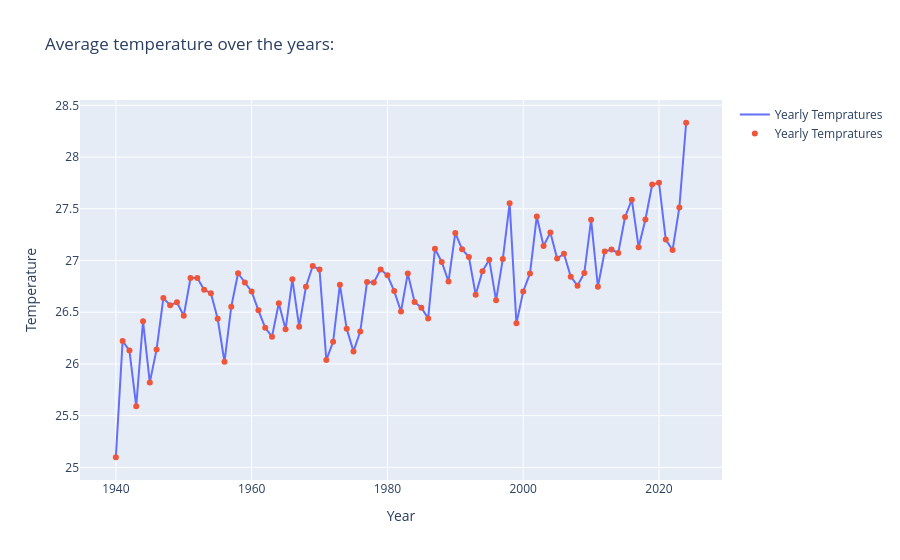
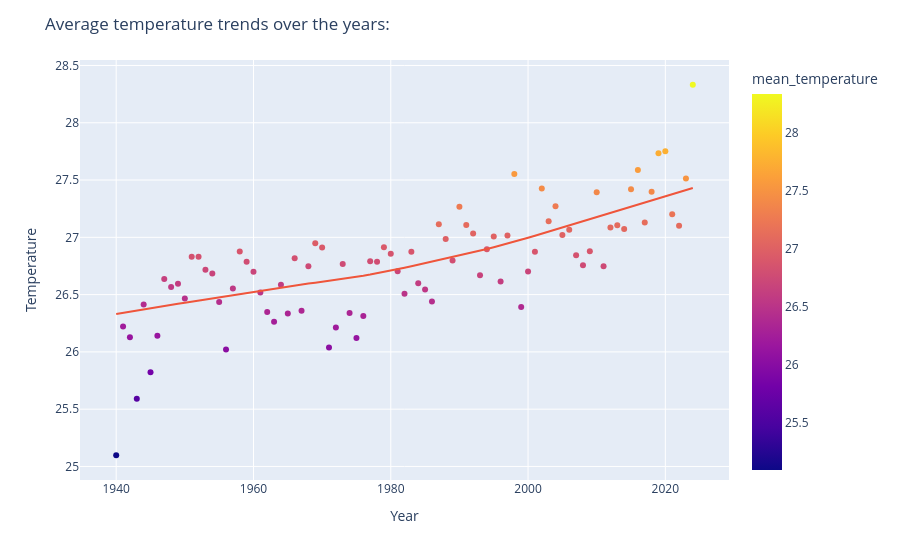

These figures' notebook cell, in order:
### Markdown cell above
Reading this boxplot, we can see the amount of precipitation for every month and more particularly its interval. 
This plot is basically a representation of what we know for Ho Chi Minh weather: rainy season from May to October and November then a dry season from the end of November to end of April. The data suggest it's hard to predict with more accuracy the switch. 
The plots for April and November have huge whiskers meaning a lot of variations in the attended values. For April we can notice a lot of outliers despite the size of the whisker.

### Code cell
#Yearly average temperature plot
fig = go.Figure(data=[
    go.Scatter(name='Yearly Tempratures' , x=yearly_mean_temperature['year'], y=yearly_mean_temperature['mean_temperature'], mode='lines'),
    go.Scatter(name='Yearly Tempratures' , x=yearly_mean_temperature['year'], y=yearly_mean_temperature['mean_temperature'], mode='markers')
])
fig.update_layout(title='Average temperature over the years:',
                 xaxis_title='Year', yaxis_title='Temperature')
fig.show()

#Average temperature trends over the years
fig = px.scatter(yearly_mean_temperature, x = 'year', y = 'mean_temperature', trendline = 'lowess',color='mean_temperature')
fig.update_layout(title='Average temperature trends over the years: ',
                 xaxis_title='Year', yaxis_title='Temperature')
fig.show()
